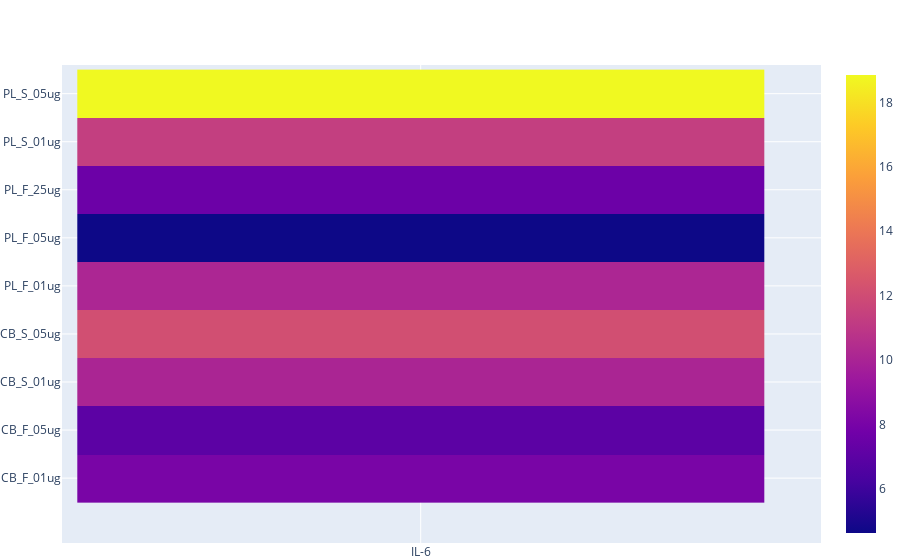

Here is the notebook cell this chart was saved with:
### Code cell
showHM_perGrp_perEssay("63O","IL-6")

### Figure 1 — Plotly figure (JSON) as saved in the notebook; plotly's stock layout.template omitted (floating-point values rounded to 4 significant figures)
{"data": [{"transpose": true, "type": "heatmap", "x": ["IL-6", "IL-6", "IL-6", "IL-6", "IL-6", "IL-6", "IL-6", "IL-6", "IL-6", "IL-6", "IL-6", "IL-6", "IL-6", "IL-6", "IL-6", "IL-6", "IL-6", "IL-6", "IL-6", "IL-6", "IL-6", "IL-6", "IL-6", "IL-6", "IL-6", "IL-6"], "y": ["CB_F_01ug", "CB_F_01ug", "CB_F_01ug", "CB_F_05ug", "CB_F_05ug", "CB_F_05ug", "CB_S_01ug", "CB_S_01ug", "CB_S_01ug", "CB_S_05ug", "CB_S_05ug", "CB_S_05ug", "PL_F_01ug", "PL_F_01ug", "PL_F_01ug", "PL_F_05ug", "PL_F_05ug", "PL_F_05ug", "PL_F_25ug", "PL_F_25ug", "PL_S_01ug", "PL_S_01ug", "PL_S_01ug", "PL_S_05ug", "PL_S_05ug", "PL_S_05ug"], "z": [5.29, 7.123, 8.066, 9.125, 6.242, 6.999, 6.584, 10.93, 10.06, 10.84, 13.46, 12.13, 6.242, 5.921, 10.12, 6.528, 3.607, 4.626, 5.652, 7.587, 10.86, 8.86, 11.33, 5.81, 10.82, 18.85]}], "layout": {"autosize": true, "margin": {"b": 0, "l": 0, "r": 0, "t": 65}, "xaxis": {"autorange": false, "range": [-0.5223, 0.5829], "type": "category"}, "yaxis": {"autorange": false, "range": [-1.35, 8.597], "type": "category"}}}
